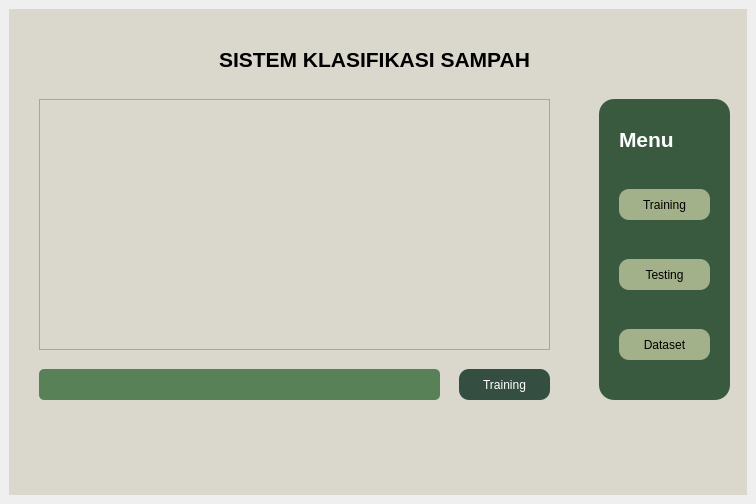
<?xml version="1.0" encoding="UTF-8"?>
<ui version="4.0">
 <class>MainWindow</class>
 <widget class="QMainWindow" name="MainWindow">
  <property name="geometry">
   <rect>
    <x>0</x>
    <y>0</y>
    <width>756</width>
    <height>504</height>
   </rect>
  </property>
  <property name="windowTitle">
   <string>MainWindow</string>
  </property>
  <widget class="QWidget" name="centralwidget">
   <property name="styleSheet">
    <string notr="true"/>
   </property>
   <layout class="QHBoxLayout" name="horizontalLayout">
    <item>
     <widget class="QWidget" name="Utama" native="true">
      <property name="styleSheet">
       <string notr="true">background-color:#DAD7CD;</string>
      </property>
      <widget class="QLabel" name="judul">
       <property name="geometry">
        <rect>
         <x>210</x>
         <y>20</y>
         <width>341</width>
         <height>61</height>
        </rect>
       </property>
       <property name="font">
        <font>
         <family>Segoe UI</family>
         <pointsize>16</pointsize>
         <weight>75</weight>
         <bold>true</bold>
        </font>
       </property>
       <property name="text">
        <string>SISTEM KLASIFIKASI SAMPAH</string>
       </property>
      </widget>
      <widget class="QTextEdit" name="textEdit">
       <property name="geometry">
        <rect>
         <x>30</x>
         <y>90</y>
         <width>511</width>
         <height>251</height>
        </rect>
       </property>
      </widget>
      <widget class="QPushButton" name="tombol_train">
       <property name="geometry">
        <rect>
         <x>450</x>
         <y>360</y>
         <width>91</width>
         <height>31</height>
        </rect>
       </property>
       <property name="styleSheet">
        <string notr="true">background-color:#344E41;
text-weight: bold;
color :white;
border-radius:10px;</string>
       </property>
       <property name="text">
        <string>Training</string>
       </property>
      </widget>
      <widget class="QWidget" name="widget" native="true">
       <property name="geometry">
        <rect>
         <x>30</x>
         <y>360</y>
         <width>401</width>
         <height>31</height>
        </rect>
       </property>
       <property name="styleSheet">
        <string notr="true">background-color:#588157;
border-radius:5px;</string>
       </property>
       <widget class="QLabel" name="progres">
        <property name="geometry">
         <rect>
          <x>10</x>
          <y>0</y>
          <width>381</width>
          <height>21</height>
         </rect>
        </property>
        <property name="text">
         <string/>
        </property>
       </widget>
      </widget>
      <widget class="QLabel" name="Akurasi">
       <property name="geometry">
        <rect>
         <x>30</x>
         <y>410</y>
         <width>401</width>
         <height>41</height>
        </rect>
       </property>
       <property name="text">
        <string/>
       </property>
      </widget>
      <widget class="QWidget" name="LeftMenu" native="true">
       <property name="geometry">
        <rect>
         <x>590</x>
         <y>90</y>
         <width>131</width>
         <height>301</height>
        </rect>
       </property>
       <property name="styleSheet">
        <string notr="true">background-color:#3A5A40;
border-radius:15px;</string>
       </property>
       <widget class="QPushButton" name="btn_training">
        <property name="geometry">
         <rect>
          <x>20</x>
          <y>90</y>
          <width>91</width>
          <height>31</height>
         </rect>
        </property>
        <property name="styleSheet">
         <string notr="true">background-color:#A3B18A;
text-weight: bold;
border-radius:10px;</string>
        </property>
        <property name="text">
         <string>Training</string>
        </property>
        <property name="icon">
         <iconset>
          <normaloff>../training.svg</normaloff>../training.svg</iconset>
        </property>
       </widget>
       <widget class="QPushButton" name="btn_testing">
        <property name="geometry">
         <rect>
          <x>20</x>
          <y>160</y>
          <width>91</width>
          <height>31</height>
         </rect>
        </property>
        <property name="styleSheet">
         <string notr="true">background-color:#A3B18A;
text-weight: bold;
border-radius:10px;</string>
        </property>
        <property name="text">
         <string>Testing</string>
        </property>
        <property name="icon">
         <iconset>
          <normaloff>../testing.svg</normaloff>../testing.svg</iconset>
        </property>
       </widget>
       <widget class="QLabel" name="menu">
        <property name="geometry">
         <rect>
          <x>20</x>
          <y>10</y>
          <width>61</width>
          <height>61</height>
         </rect>
        </property>
        <property name="font">
         <font>
          <family>Segoe UI</family>
          <pointsize>16</pointsize>
          <weight>75</weight>
          <bold>true</bold>
         </font>
        </property>
        <property name="styleSheet">
         <string notr="true">color: white;
</string>
        </property>
        <property name="text">
         <string>Menu</string>
        </property>
       </widget>
       <widget class="QPushButton" name="btn_dataset">
        <property name="geometry">
         <rect>
          <x>20</x>
          <y>230</y>
          <width>91</width>
          <height>31</height>
         </rect>
        </property>
        <property name="styleSheet">
         <string notr="true">background-color:#A3B18A;
text-weight: bold;
border-radius:10px;</string>
        </property>
        <property name="text">
         <string>Dataset</string>
        </property>
        <property name="icon">
         <iconset>
          <normaloff>../Dataset.svg</normaloff>../Dataset.svg</iconset>
        </property>
       </widget>
      </widget>
     </widget>
    </item>
   </layout>
  </widget>
 </widget>
 <resources/>
 <connections/>
</ui>
